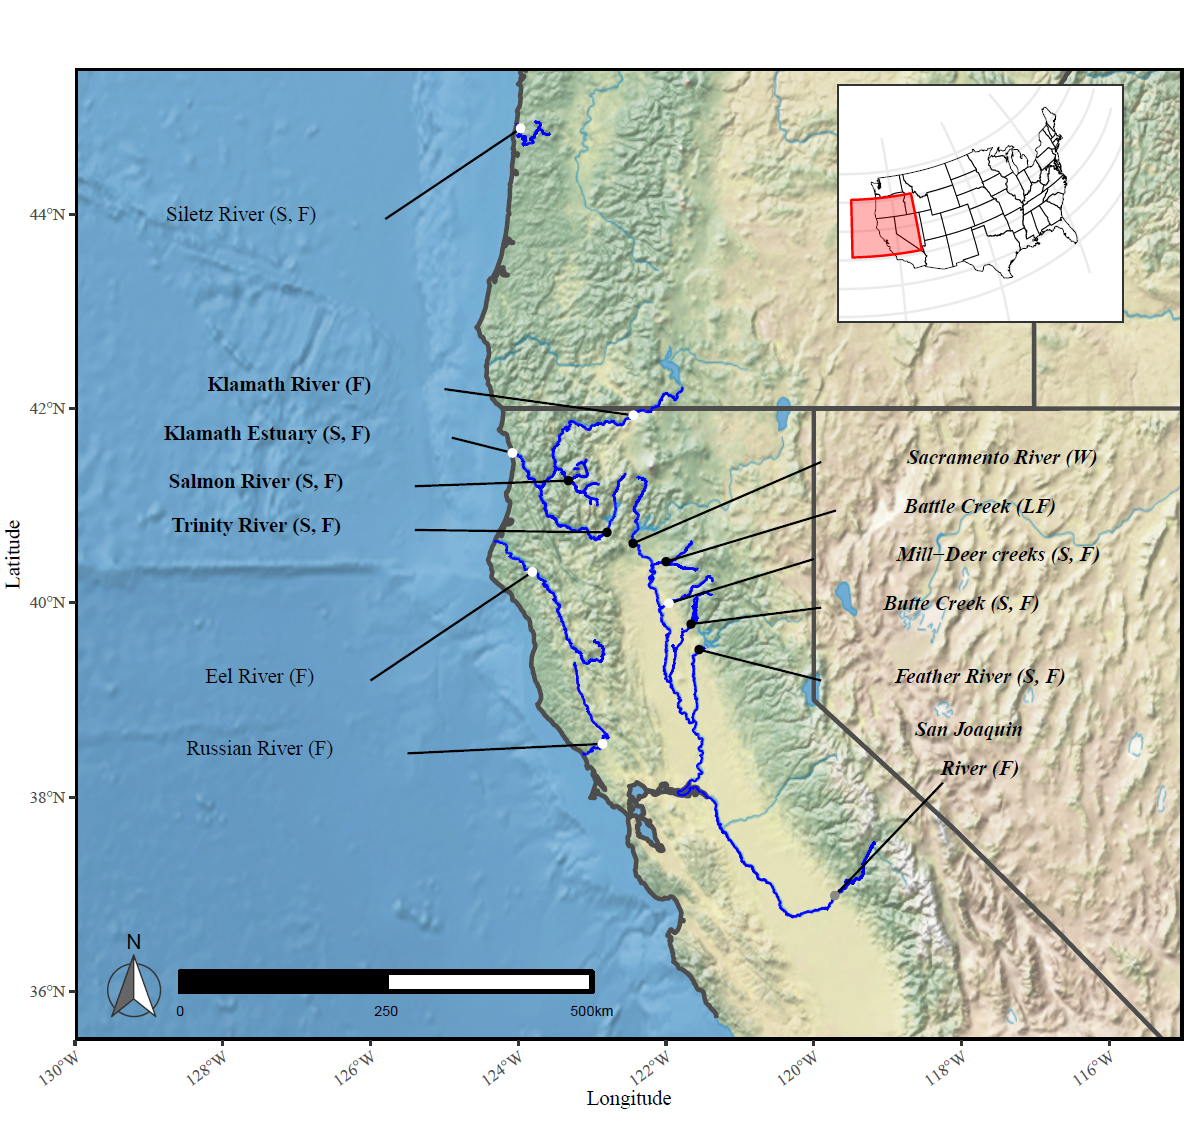

Source code (R):
library(raster)
library(sf)
library(tidyverse)
library(ggspatial)
#install.packages("ggsn")
#devtools::install_github('oswaldosantos/ggsn')
library(ggsn)
library(cowplot)
setwd("D:/Jupyter/science.salmon/")

nat.earth<-raster::brick("figure1/NE2_HR_LC_SR_W_DR.tif")
state_prov<-sf::st_read("figure1/ne_10m_admin_1_states_provinces_lines.shp")

st_crs(state_prov)<-"+proj=longlat +datum=WGS84 +no_defs +ellps=WGS84 +towgs84=0,0,0"

coastline<-sf::st_read("figure1/ne_10m_coastline.shp")
st_crs(coastline)<-"+proj=longlat +datum=WGS84 +no_defs +ellps=WGS84 +towgs84=0,0,0"

load("figure1/rivers.rda")


cali_rivers_repro <- sf::st_transform(cali_rivers, "+proj=longlat +datum=WGS84 +no_defs +ellps=WGS84 +towgs84=0,0,0")
siletz_repro <- sf::st_transform(siletz, "+proj=longlat +datum=WGS84 +no_defs +ellps=WGS84 +towgs84=0,0,0")
salmon_repro <- sf::st_transform(salmon, "+proj=longlat +datum=WGS84 +no_defs +ellps=WGS84 +towgs84=0,0,0")
battle_repro <- sf::st_transform(battle, "+proj=longlat +datum=WGS84 +no_defs +ellps=WGS84 +towgs84=0,0,0")
butte_repro <- sf::st_transform(butte, "+proj=longlat +datum=WGS84 +no_defs +ellps=WGS84 +towgs84=0,0,0")
deer_repro <- sf::st_transform(deer, "+proj=longlat +datum=WGS84 +no_defs +ellps=WGS84 +towgs84=0,0,0")



domain <- c(
  xmin = -130,
  xmax = -115,
  ymin = 35.5,
  ymax = 45.5
)



nat.crop <- raster::crop(nat.earth,  raster::extent(domain))
state.subset <- sf::st_crop(state_prov, domain)
coastline_cropped <- sf::st_crop(coastline, domain)
cali2plot <- sf::st_crop(sf::st_zm(cali_rivers_repro), domain)
rosa_rivers <- cali2plot %>%
  filter(GNIS_Name %in% c(
    "Sacramento River", "Russian River", "Eel River", "Trinity River",
    "Klamath River", "San Joaquin River", "Feather River"
  ))

fish_sites <- read_csv("figure1/100-RoSA_sample_sites.csv")


ggplot()+  
  ggspatial::layer_spatial(nat.crop)+
  geom_sf(data = state.subset, color = "gray30", fill = NA,linewidth=1)+
  geom_sf(data = coastline_cropped, color = "gray30", fill = NA,linewidth=1)+
  geom_sf(data = rosa_rivers, colour = "blue", size = 0.5)+
  geom_sf(data = st_zm(siletz_repro), colour = "blue", size = 0.5) +
  geom_sf(data = salmon_repro %>% st_zm(), colour = "blue", size = 0.5)+
  geom_sf(data = battle_repro %>% st_zm(), colour = "blue", size = 0.5) +
  geom_sf(data = butte_repro %>% st_zm(), colour = "blue", size = 0.5) +
  geom_sf(data = deer_repro %>% st_zm(), colour = "blue", size = 0.5) +
  geom_text(data = fish_sites, aes(x = name_long, y = name_lat, label = pop,
                                   family = "serif", fontface = font_type), size = 3.5)+
  geom_segment(data = fish_sites %>% filter(!pop %in% c("San Joaquin", "River (F)")), 
               mapping = aes(x = line_long, xend = longitude, y = name_lat - 0.05, yend = latitude), size = 0.5) +
  geom_segment(data = fish_sites %>% filter(pop == "San Joaquin"), 
               mapping = aes(x = line_long, xend = longitude, y = name_lat - 0.55, yend = latitude), size = 0.5) +
  geom_point(data = fish_sites, mapping = aes(x = longitude, y = latitude), 
             fill = fish_sites$color2, colour = fish_sites$color2) +
  scale_x_continuous(expand = c(0, 0)) +
  xlab("Longitude") +
  scale_y_continuous("Latitude", expand = c(0, 0)) +
  coord_sf(xlim = domain[1:2], ylim = domain[3:4]) +
  scalebar(
    x.min = domain[1], x.max = domain[2], y.min = domain[3], y.max = domain[4],
    location = "bottomright", model = "WGS84", dist = 250, 
    anchor = c(x = -123, y = 36), st.size = 2.5, transform = TRUE, dist_unit = "km"
  ) +
  theme_bw() +
  theme(
    panel.border = element_rect(colour = "black", size = 1),
    axis.text.x = element_text(size = 8, family = "serif", angle = 35, hjust = 1),
    axis.text.y = element_text(size = 8, family = "serif"),
    axis.title.y = element_text(family = "serif", size = 10),
    axis.title.x = element_text(family = "serif", vjust = 2, size = 10),
    plot.margin = margin(0, 0.1, 0, 0.15, "cm"),
    legend.position = "none"
  )+
  annotation_north_arrow(location="bl",
                         style = north_arrow_fancy_orienteering(
                           fill = c("grey40","white"),
                           line_col = "grey20")) -> base_map


base_map

wrld <- map_data("state")
domain_df <- data_frame(point = 1:length(domain), 
                        long = rep(domain[1:2], each = 2), 
                        lat = c(domain[3:4], 
                                rev(domain[3:4])))
inset_world <- ggplot() +
  geom_path(data = wrld, aes(x = long, y = lat, group = group), colour = "black", size = 0.1) +
  geom_polygon(data = domain_df, mapping = aes(x = long, y = lat), colour = "red", fill = "red", alpha = 0.3) +
  coord_map("ortho", orientation = c(41, -132, 0)) +
  theme_bw() +
  labs(x = NULL, y = NULL) +
  theme(
    axis.title = element_blank(),
    axis.text = element_blank(),
    axis.ticks = element_blank(),
    plot.margin = unit(c(0, 0, -1, -1), "mm")
  )

inset_world

final_map <- ggdraw() +
  draw_plot(base_map) +
  draw_plot(inset_world, x = 0.7, y = 0.725, width = 0.25, height = 0.2)

final_map
